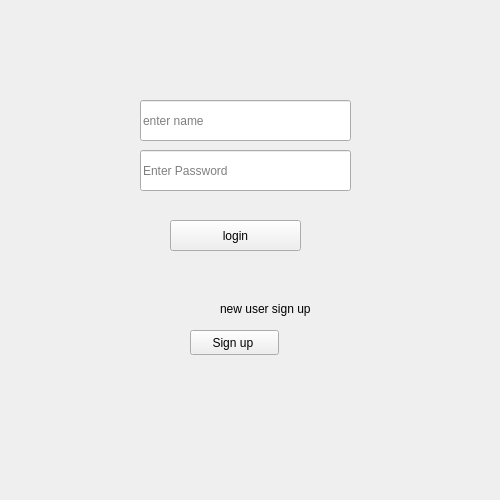
<?xml version="1.0" encoding="UTF-8"?>
<ui version="4.0">
 <class>Form</class>
 <widget class="QWidget" name="Form">
  <property name="geometry">
   <rect>
    <x>0</x>
    <y>0</y>
    <width>500</width>
    <height>500</height>
   </rect>
  </property>
  <property name="windowTitle">
   <string>Form</string>
  </property>
  <widget class="QLabel" name="label">
   <property name="geometry">
    <rect>
     <x>20</x>
     <y>20</y>
     <width>421</width>
     <height>381</height>
    </rect>
   </property>
   <property name="text">
    <string/>
   </property>
  </widget>
  <widget class="QLineEdit" name="tb1">
   <property name="geometry">
    <rect>
     <x>140</x>
     <y>100</y>
     <width>211</width>
     <height>41</height>
    </rect>
   </property>
   <property name="text">
    <string/>
   </property>
   <property name="placeholderText">
    <string>enter name</string>
   </property>
  </widget>
  <widget class="QPushButton" name="b1">
   <property name="geometry">
    <rect>
     <x>170</x>
     <y>220</y>
     <width>131</width>
     <height>31</height>
    </rect>
   </property>
   <property name="text">
    <string>login</string>
   </property>
  </widget>
  <widget class="QLineEdit" name="tb2">
   <property name="geometry">
    <rect>
     <x>140</x>
     <y>150</y>
     <width>211</width>
     <height>41</height>
    </rect>
   </property>
   <property name="text">
    <string/>
   </property>
   <property name="echoMode">
    <enum>QLineEdit::Password</enum>
   </property>
   <property name="readOnly">
    <bool>false</bool>
   </property>
   <property name="placeholderText">
    <string>Enter Password</string>
   </property>
  </widget>
  <widget class="QLabel" name="label_2">
   <property name="geometry">
    <rect>
     <x>220</x>
     <y>300</y>
     <width>171</width>
     <height>17</height>
    </rect>
   </property>
   <property name="text">
    <string>new user sign up</string>
   </property>
  </widget>
  <widget class="QPushButton" name="b2">
   <property name="geometry">
    <rect>
     <x>190</x>
     <y>330</y>
     <width>89</width>
     <height>25</height>
    </rect>
   </property>
   <property name="text">
    <string>Sign up </string>
   </property>
  </widget>
 </widget>
 <resources/>
 <connections/>
</ui>
